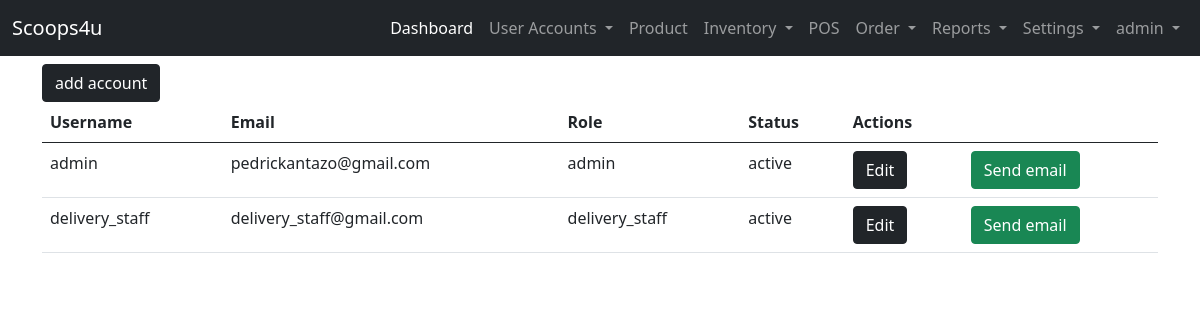
/user-site/user-list/ (signed in), run on an earlier commit of the app's database.
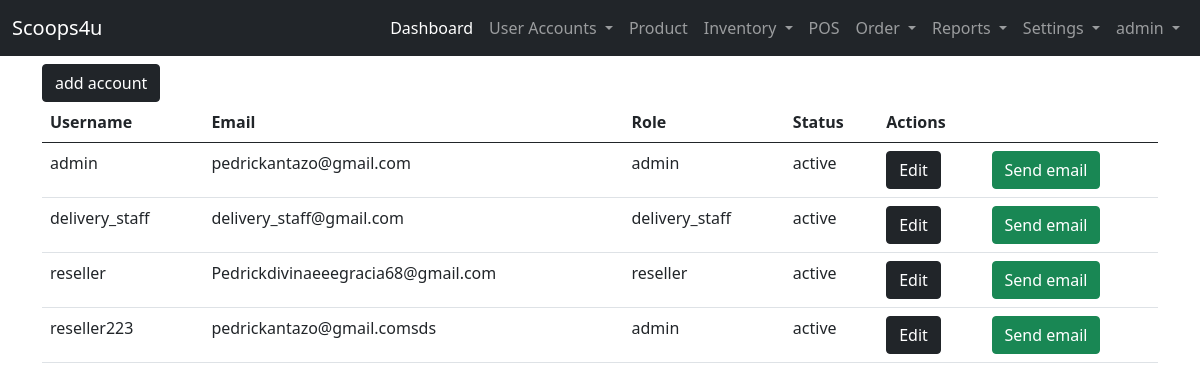
And on a later commit of the database.
### landing_page/models.py (models this page shows)
class User(AbstractUser):
    ROLE = ((" "," "),("admin","admin"),("staff","staff"),("reseller","reseller"),("delivery_staff","delivery_staff"))
    STAT = ((" "," "),("active","active"),("inactive","inactive"))
    role = models.CharField(max_length=50, null=True, default=None, choices=ROLE)
    status = models.CharField(max_length=50, null=True, default=None , choices=STAT)

### admin_site/views.py (the view)
# urls.py: path('user-list/', views.user_list , name='user_list'),
@login_required(login_url='landing_page:login')
def user_list(request):
    users = User.objects.all()
    context = {'users':users}
    return render(request, 'admin_site/user/useraccount.html', context)

### templates/admin_site/user/useraccount.html (shortened to what this page needs)
{% extends 'admin_site/base.html' %}
{% block content %}
<a href="{% url 'admin_site:add_useraccount' %}" class="btn btn-dark">add account</a>
    <table class="table table-hover">
        <thead>
            <tr>
                <th>Username</th>
                <th>Email</th>
                <th>Role</th>
                <th>Status</th>
                <th>Actions</th>
                <th></th>
            </tr>
            <tbody>
                {% for list in users %}
                <tr>
                    <td>{{ list.username }}</td>
                    <td>{{ list.email }}</td>
                    <td>{{ list.role }}</td>
                    <td>{{ list.status }}</td>
                    <td><a href="{% url 'admin_site:edit_user_account' list.id %}" class="btn btn-dark" >Edit</a></td>
                    <td><a href="{% url 'admin_site:send_email' list.id %}" class="btn btn-success">Send email</a></td>
                </tr>
                {% endfor %}
            </tbody>
        </thead>
    </table>
{% endblock content %}

### templates/admin_site/base.html (shortened to what this page needs)
{% load static %}
<!DOCTYPE html>
<html lang="en">
<head>
    <link href="https://cdn.jsdelivr.net/npm/bootstrap@5.0.2/dist/css/bootstrap.min.css" rel="stylesheet">
    <link rel="stylesheet" href="{% static 'css/sample.css' %}">
  </head>
<body>
  {% if user.role == "admin"%}
    <nav class="navbar navbar-expand-lg navbar-dark bg-dark">
        <div class="container-fluid">
          <a class="navbar-brand" href="#">Scoops4u</a>
          <div class="collapse navbar-collapse" id="navbarNavDropdown">
            <ul class="navbar-nav ms-auto mb-2 mb-lg-0">
              <li class="nav-item">
                <a class="nav-link active" aria-current="page" href="{% url 'admin_site:dashboard'%}">Dashboard</a>
              </li>
              <li class="nav-item dropdown">
                <a class="nav-link dropdown-toggle" href="#" id="navbarDropdownMenuLink" role="button" data-bs-toggle="dropdown" aria-expanded="false">
                  User Accounts
                </a>
              </li>
              <li class="nav-item">
                <a class="nav-link" href="{%url 'admin_site:list_product' %}">Product</a>
              </li>
              <li class="nav-item dropdown">
                <a class="nav-link dropdown-toggle" href="#" id="navbarDropdownMenuLink" role="button" data-bs-toggle="dropdown" aria-expanded="false">
                  Inventory
                </a>
              </li>
              <li class="nav-item">
                <a class="nav-link" href="{%url 'admin_site:pos' %}">POS</a>
              </li>
              <li class="nav-item dropdown">
                <a class="nav-link dropdown-toggle" href="#" id="navbarDropdownMenuLink" role="button" data-bs-toggle="dropdown" aria-expanded="false">
                  Order
                </a>
              </li>
              <li class="nav-item dropdown">
                <a class="nav-link dropdown-toggle" href="#" id="navbarDropdownMenuLink" role="button" data-bs-toggle="dropdown" aria-expanded="false">
                  Reports
                </a>
              </li>
              <li class="nav-item dropdown">
                <a class="nav-link dropdown-toggle" href="#" id="navbarDropdownMenuLink" role="button" data-bs-toggle="dropdown" aria-expanded="false">
                  Settings
                </a>
              </li>
              <li class="nav-item dropdown">
                <a class="nav-link dropdown-toggle" href="#" id="navbarDropdownMenuLink" role="button" data-bs-toggle="dropdown" aria-expanded="false">
                  {{ user }}
                </a>
              </li>
            </ul>
          </div>
        </div>
      </nav>
  {% endif %}
      <div class="container">
        <div class="row mt-2">
            <div class="col-lg-12">
                {% block content %}
                {% endblock content %}
            </div>
        </div>
      </div>
</body>
</html>

What changed in the data, as far as the page shows it:
added User: username "reseller", email "Pedrickdivinaeeegracia68@gmail.com", role "reseller", status "active"
added User: username "reseller223", email "pedrickantazo@gmail.comsds", role "admin", status "active"
